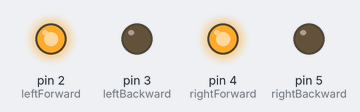
Bench run of a sketch on a simulated Arduino Uno, built with avr-gcc and run on an emulated ATmega328P. On the bench: output pins drawn as LEDs (lit = HIGH).

Above: at 0.1 s.
Timing chart, 0 to 1.6 s (numbered marks = the images above):
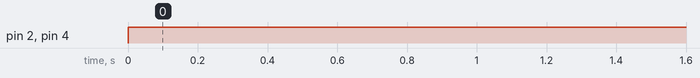

Measured:
- by itself, pin 2 (leftForward), pin 4 (rightForward): LOW → HIGH at 0.00 s

The sketch:

2_DC_H_Bridge.ino
```cpp
const int leftForward = 2;
const int leftBackward = 3;
const int rightForward = 4;
const int rightBackward = 5;

void setup()
{
  pinMode(leftForward , OUTPUT);
  pinMode(leftBackward , OUTPUT);
  pinMode(rightForward , OUTPUT);
  pinMode(rightBackward , OUTPUT);

}
void loop()
{
  digitalWrite(leftForward , HIGH);
  digitalWrite(leftBackward , LOW);
  digitalWrite(rightForward , HIGH);
  digitalWrite(rightBackward , LOW);

}
```
